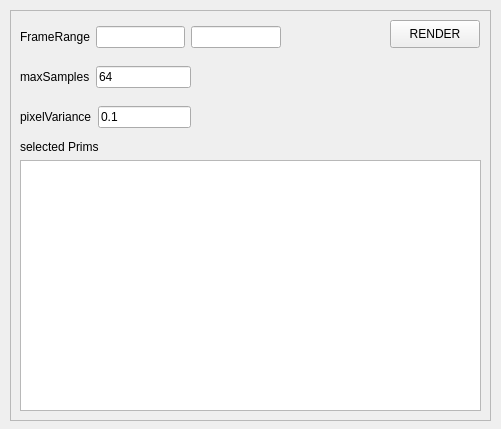
<?xml version="1.0" encoding="UTF-8"?>
<ui version="4.0">
 <class>FormRender</class>
 <widget class="QWidget" name="FormRender">
  <property name="geometry">
   <rect>
    <x>0</x>
    <y>0</y>
    <width>501</width>
    <height>429</height>
   </rect>
  </property>
  <property name="windowTitle">
   <string/>
  </property>
  <widget class="QFrame" name="frame">
   <property name="geometry">
    <rect>
     <x>10</x>
     <y>10</y>
     <width>481</width>
     <height>411</height>
    </rect>
   </property>
   <property name="frameShape">
    <enum>QFrame::StyledPanel</enum>
   </property>
   <property name="frameShadow">
    <enum>QFrame::Raised</enum>
   </property>
   <widget class="QWidget" name="horizontalLayoutWidget">
    <property name="geometry">
     <rect>
      <x>10</x>
      <y>10</y>
      <width>261</width>
      <height>34</height>
     </rect>
    </property>
    <layout class="QHBoxLayout" name="horizontalLayout">
     <item>
      <widget class="QLabel" name="label">
       <property name="text">
        <string>FrameRange</string>
       </property>
      </widget>
     </item>
     <item>
      <widget class="QLineEdit" name="frameIn_lineEdit"/>
     </item>
     <item>
      <widget class="QLineEdit" name="frameOut_lineEdit"/>
     </item>
    </layout>
   </widget>
   <widget class="QWidget" name="horizontalLayoutWidget_2">
    <property name="geometry">
     <rect>
      <x>10</x>
      <y>50</y>
      <width>171</width>
      <height>34</height>
     </rect>
    </property>
    <layout class="QHBoxLayout" name="horizontalLayout_2">
     <item>
      <widget class="QLabel" name="label_2">
       <property name="text">
        <string>maxSamples</string>
       </property>
      </widget>
     </item>
     <item>
      <widget class="QLineEdit" name="maxSam_lineEdit">
       <property name="text">
        <string>64</string>
       </property>
      </widget>
     </item>
    </layout>
   </widget>
   <widget class="QWidget" name="horizontalLayoutWidget_3">
    <property name="geometry">
     <rect>
      <x>10</x>
      <y>90</y>
      <width>171</width>
      <height>34</height>
     </rect>
    </property>
    <layout class="QHBoxLayout" name="horizontalLayout_3">
     <item>
      <widget class="QLabel" name="label_3">
       <property name="text">
        <string>pixelVariance</string>
       </property>
      </widget>
     </item>
     <item>
      <widget class="QLineEdit" name="pixelVal_lineEdit">
       <property name="text">
        <string>0.1</string>
       </property>
      </widget>
     </item>
    </layout>
   </widget>
   <widget class="QPushButton" name="render_pushButton">
    <property name="geometry">
     <rect>
      <x>380</x>
      <y>10</y>
      <width>90</width>
      <height>28</height>
     </rect>
    </property>
    <property name="text">
     <string>RENDER</string>
    </property>
   </widget>
   <widget class="QWidget" name="verticalLayoutWidget">
    <property name="geometry">
     <rect>
      <x>10</x>
      <y>130</y>
      <width>461</width>
      <height>271</height>
     </rect>
    </property>
    <layout class="QVBoxLayout" name="verticalLayout">
     <item>
      <widget class="QLabel" name="label_4">
       <property name="text">
        <string>selected Prims</string>
       </property>
      </widget>
     </item>
     <item>
      <widget class="QListWidget" name="selPrims_listWidget"/>
     </item>
    </layout>
   </widget>
  </widget>
 </widget>
 <resources/>
 <connections/>
</ui>
